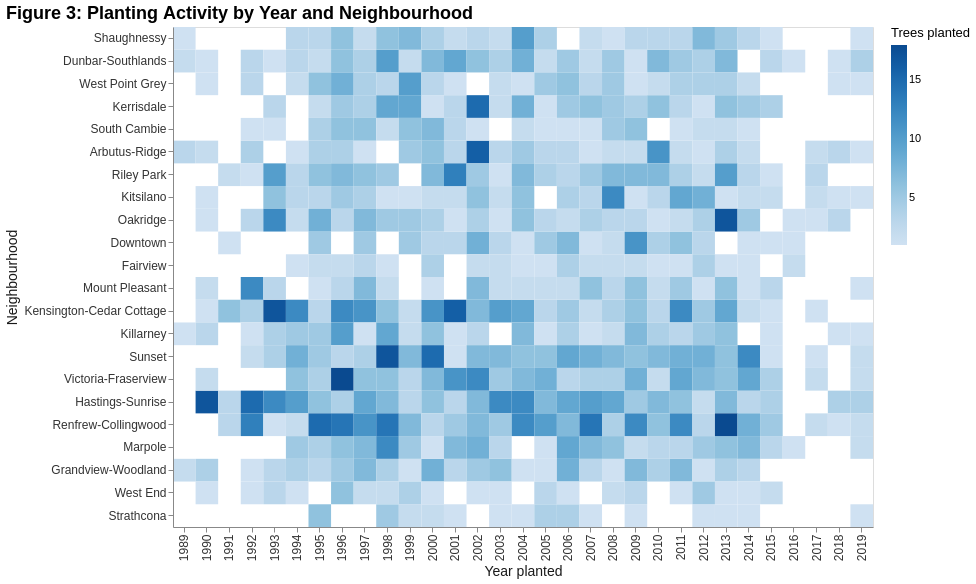

Notebook source saved alongside this figure:
### Code cell
sorted_neighbourhoods = neighbourhood_summary.sort_values('avg_household_income', ascending=False)['neighbourhood_name'].tolist()

fig3 = alt.Chart(planting_counts, title='Figure 3: Planting Activity by Year and Neighbourhood').mark_rect().encode(
    x=alt.X('year_planted:O', title='Year planted'),
    y=alt.Y('neighbourhood_name:N', title='Neighbourhood', sort=sorted_neighbourhoods),
    color=alt.Color('n_planted:Q', title='Trees planted', scale=alt.Scale(scheme='blues')),
    tooltip=[
        alt.Tooltip('neighbourhood_name:N', title='Neighbourhood'),
        alt.Tooltip('year_planted:O', title='Year'),
        alt.Tooltip('n_planted:Q', title='Trees planted')
    ]
)
fig3_styled = style_chart(fig3, width=700, height=500)
fig3_styled

### Figure 1 — Vega-Lite specification as saved in the notebook (floating-point values rounded to 4 significant figures; data arrays with more than 128 entries replaced by an {"elided": "..."} marker saying what was removed)
{"config": {"view": {"continuousWidth": 300, "continuousHeight": 300}, "axis": {"gridColor": "#e8e8e8", "gridOpacity": 0.6, "labelColor": "#333", "labelFontSize": 12, "titleColor": "#1a1a1a", "titleFontSize": 14, "titleFontWeight": "normal"}, "legend": {"labelFontSize": 11, "titleFontSize": 13, "titleFontWeight": "normal"}, "title": {"anchor": "start", "font": "sans-serif", "fontSize": 18}}, "data": {"name": "data-6f25180b8ffb9b3467fa111421610f0b"}, "mark": {"type": "rect"}, "encoding": {"color": {"field": "n_planted", "scale": {"scheme": "blues"}, "title": "Trees planted", "type": "quantitative"}, "tooltip": [{"field": "neighbourhood_name", "title": "Neighbourhood", "type": "nominal"}, {"field": "year_planted", "title": "Year", "type": "ordinal"}, {"field": "n_planted", "title": "Trees planted", "type": "quantitative"}], "x": {"field": "year_planted", "title": "Year planted", "type": "ordinal"}, "y": {"field": "neighbourhood_name", "sort": ["Shaughnessy", "Dunbar-Southlands", "West Point Grey", "Kerrisdale", "South Cambie", "Arbutus-Ridge", "Riley Park", "Kitsilano", "Oakridge", "Downtown", "Fairview", "Mount Pleasant", "Kensington-Cedar Cottage", "Killarney", "Sunset", "Victoria-Fraserview", "Hastings-Sunrise", "Renfrew-Collingwood", "Marpole", "Grandview-Woodland", "West End", "Strathcona"], "title": "Neighbourhood", "type": "nominal"}}, "height": 500, "title": "Figure 3: Planting Activity by Year and Neighbourhood", "width": 700, "$schema": "https://vega.github.io/schema/vega-lite/v6.4.1.json", "datasets": {"data-6f25180b8ffb9b3467fa111421610f0b": {"elided": "527 records"}}}
